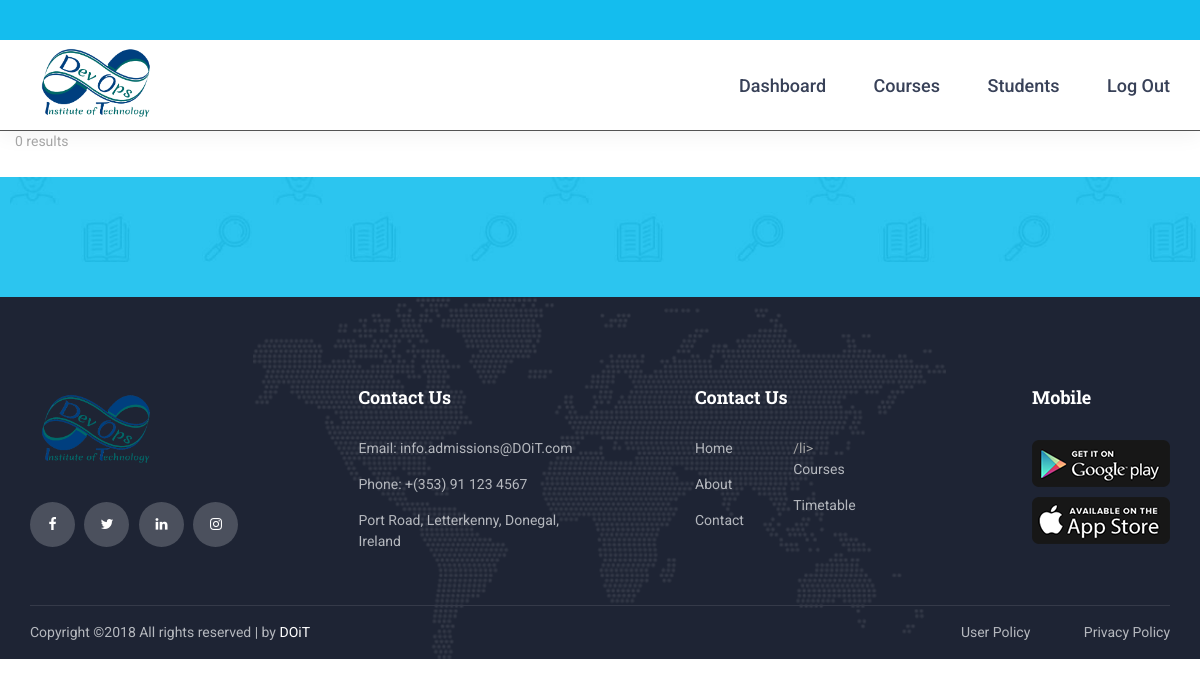
The app's page /profiles.php?first=Jack, older data.
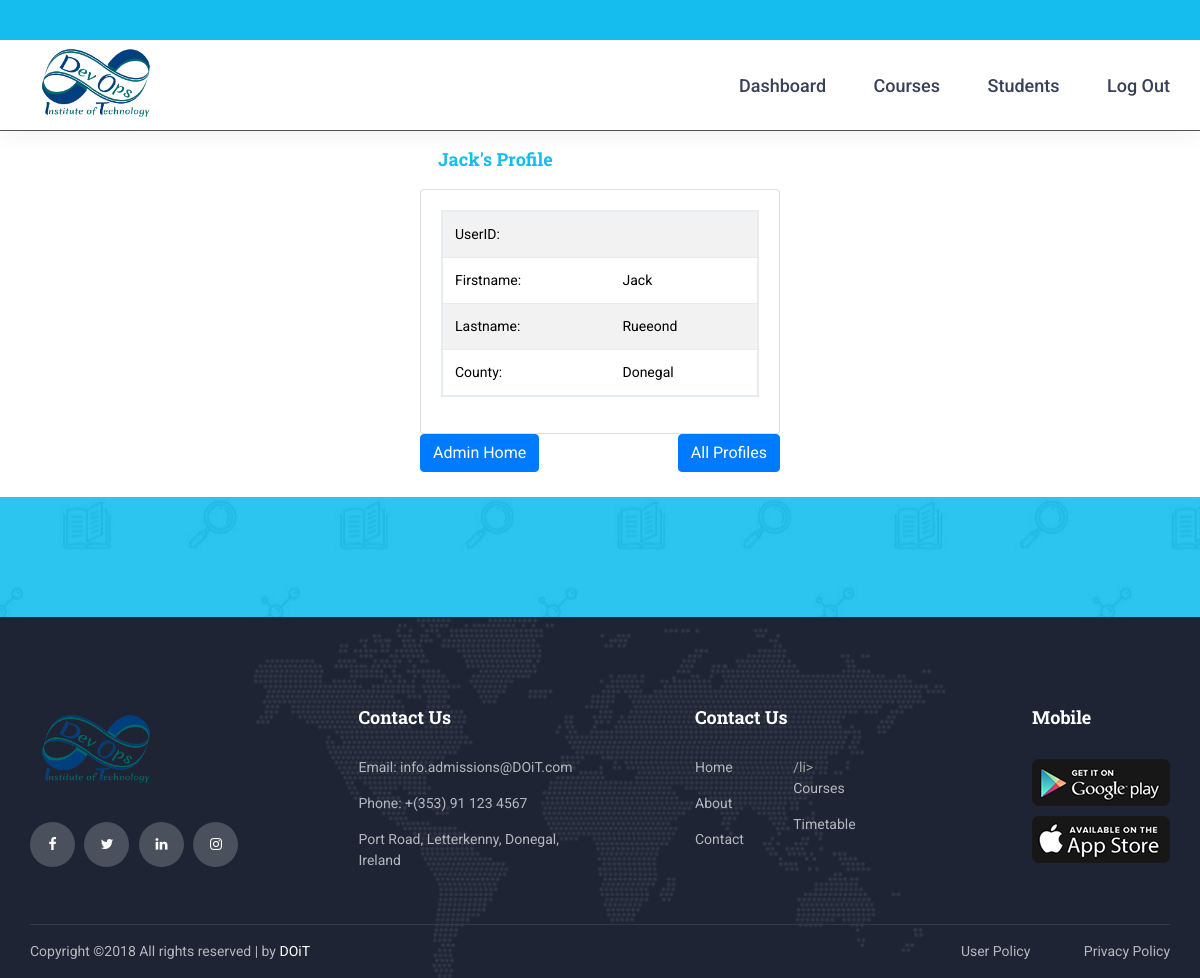
The same page, newer data.
### tables this page shows
CREATE TABLE `student` (
  `ID` int(2) NOT NULL,
  `Fname` varchar(15) NOT NULL,
  `Lname` varchar(20) NOT NULL,
  `street` varchar(40) NOT NULL,
  `village` varchar(30) NOT NULL,
  `town` varchar(30) NOT NULL,
  `county` varchar(30) NOT NULL,
  `email` varchar(30) NOT NULL,
  `phone` int(15) NOT NULL,
  `dob` date NOT NULL,
  `pic` varchar(15) NOT NULL,
  `userID` varchar(10) NOT NULL
);

### profiles.php (the view, shortened to what this page needs)
 <?php include ('admin_header.php'); ?>
<?php
    include_once("config.php");
	echo '<div class="container">
		  <div class="row" style="padding-bottom: 25px">';
    if (isset($_GET['first']))
    {
        $Fname = $_GET['first'];
        $sql = "SELECT * FROM student WHERE Fname='$Fname'";
        $result = $conn->query($sql);
        if ($result->num_rows > 0) {
            if($row = $result->fetch_assoc()) {
				echo '<div class="col-sm-4 col-md-4"></div>
					  <div class="col-sm-4 col-md-4">';
                echo '<h4 style="color:#14bdee;margin: 5%">'.$row["Fname"]."'s Profile</h4>";
                echo '<div class="card">
						<div class="card-body">
							<table class="table table-striped" style="color: black !important;border: 2px solid #e9ecef">';
                echo '<tr><td>UserID:</td><td>'.$row["userID"].'</td></tr>';
                echo '<tr><td>Firstname:</td><td>'.$row["Fname"].'</td></tr>';
                echo '<tr><td>Lastname:</td><td>'.$row["Lname"].'</td></tr>';
                echo '<tr><td>County:</td><td>'.$row["county"].'</td></tr>';
				echo '</table>';
				echo '</div>
				  </div>';
				echo '<button class="btn btn-primary float-left"><a style="color:white" href="admin_index.php">Admin Home</a></button>    <button class="btn btn-primary float-right"><a style="color:white" href="profiles.php">All Profiles</a></button>';
				echo '</div>';
				echo '<div class="col-sm-4 col-md-4"></div>';
            }
        }
        else {
           echo "0 results";
        }
    }
	echo '</div>
		  </div>';
?>
<?php include ('admin_footer.php'); ?>

Row changes from the older to the newer data that the page shows:
added student: Fname "Jack", Lname "Rueeond", county "Donegal"
Text that changed along with them:
text no longer shown: "0 results"
text now shown: "'s Profile UserID: Firstname: Lastname: County: Admin Home All Profiles"
